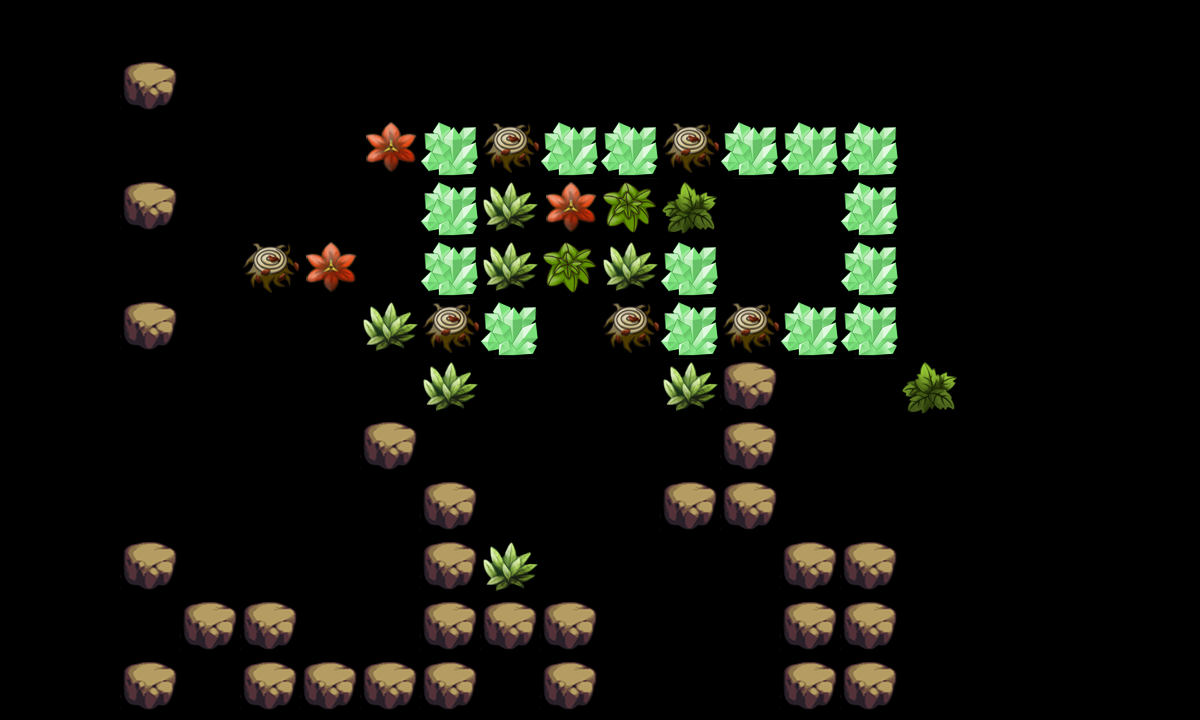

Rendered tile map (Tiled .tmx) drawn with the repository's tilesets; below, a short description and the map source with its tile grids summarised:
An orthogonal 20x12 tile map with 60x60 px tiles, 2 tile layers (canDes, cannotDes) and 13 objects (re1, tankpoint, re2, re3, re4, ...).

<map version="1.0" orientation="orthogonal" width="20" height="12" tilewidth="60" tileheight="60">
 <tileset firstgid="1" name="tmw_desert_spacing" tilewidth="60" tileheight="60">
  <image source="tmw_desert_spacing.png" width="480" height="300" />
  <tile id="30">
   <properties>
    <property name="canDes" value="1" />
   </properties>
  </tile>
 </tileset>
 <layer name="canDes" width="20" height="12">
  <data>[240 cells, 48 non-empty, 6 distinct tile ids]</data>
 </layer>
 <layer name="cannotDes" width="20" height="12">
  <data>[240 cells, 15 non-empty, 1 distinct tile ids]</data>
 </layer>
 <objectgroup name="spawnPoints" width="20" height="12">
  <object name="re1" x="800" y="384" width="60" height="60" />
  <object name="tankpoint" x="660" y="600" width="60" height="60" />
  <object name="re2" x="515" y="468" width="60" height="60" />
  <object name="re3" x="569" y="377" width="60" height="60" />
  <object name="re4" x="240" y="120" width="60" height="60" />
  <object name="re5" x="307" y="539" width="60" height="60" />
  <object name="re6" x="240" y="360" width="60" height="60" />
 </objectgroup>
 <objectgroup name="roadPoints" width="20" height="12" visible="0">
  <object name="p1" x="60" y="360" width="60" height="60" />
  <object name="p2" x="1080" y="360" width="60" height="60" />
 </objectgroup>
 <objectgroup name="bossPoint" width="20" height="12" visible="0">
  <object name="boss1" x="600" y="60" width="60" height="60" />
 </objectgroup>
 <objectgroup name="buildingPoint" width="20" height="12">
  <object name="building1" x="720" y="180" width="120" height="121" />
 </objectgroup>
 <objectgroup name="endPoint" width="20" height="12">
  <object name="endpoint" x="780" y="480" width="60" height="60" />
 </objectgroup>
 <objectgroup name="morePoint" width="20" height="12">
  <object name="morepoint" x="180" y="420" width="60" height="60" />
 </objectgroup>
</map>
